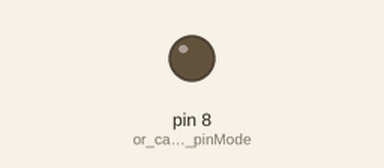
A sketch run on a simulated Arduino Uno, built with avr-gcc and run on an emulated ATmega328P. On the bench: output pins drawn as LEDs (lit = HIGH).

Above: at 1.2 s.
At 8.4 s:
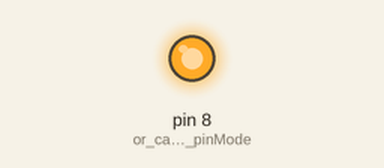
Timing chart, 0 to 8.8 s (numbered marks = the images above):
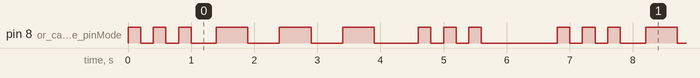

Measured:
- by itself, pin 8 (or_can_be_pinMode): repeats every 6.8 s: 2 × (LOW 0.20 s, HIGH 0.20 s), LOW 0.40 s, 2 × (HIGH 0.50 s, LOW 0.50 s), HIGH 0.50 s, LOW 0.70 s, 2 × (HIGH 0.20 s, LOW 0.20 s), HIGH 0.20 s, LOW 1.2 s, HIGH 0.20 s
- by itself, everything shown: repeats every 6.8 s, in 18 steps

The sketch:

BareMinimumCUSTOM.ino
```cpp
int signalShort = 200;
int signalLong = 500;
int shortDelay = 200;
int longDelay = 1000;

void setup() {
  /* Every program has a void setup that runs once and loop.
   *
   * Maximm space on broad is 32256 bytes
   * Global variables and local vars share dynmaic memory? Total of 2048 bytes
   *
   */


pinMode(8, OUTPUT); // or can be pinMode(LED_BUILTIN, OUTPUT) were LED_BUILTIN == pin 13.
}

void loop() {
  /* put your main code here, to run repeatedly:
   *
   *  NOTES:
   *  delay(ms), which 1000 == 1 second. Allowed data types: unsigned long. !Brings most other activity to a halt!
   *  https://www.arduino.cc/reference/en/language/functions/time/delay/
   *
   */

  //Simplie power to pin code//
  //digitalWrite(8, HIGH);
  //delay(1000);
  //digitalWrite(8, LOW);
  //delay(300);

   pinPowerToLed(8, signalShort);
   pinPowerToLed(8, signalShort);
   pinPowerToLed(8, signalShort);
   delay(shortDelay);
   pinPowerToLed(8, signalLong);
   pinPowerToLed(8, signalLong);
   pinPowerToLed(8, signalLong);
   delay(shortDelay);
   pinPowerToLed(8, signalShort);
   pinPowerToLed(8, signalShort);
   pinPowerToLed(8, signalShort);
   delay(longDelay);

}

/*Wanted to see how a func would looke like.
 *
 * Power a pin via the number of the pin to be
 * powered passed in to the function.
 */
void pinPowerToLed( int pinNum, int fristDelay, int secondDelay  ){

  //pinMode(num, OUTPUT); //Is this a good idea?

  digitalWrite(pinNum, HIGH);
  delay(fristDelay);
  digitalWrite(pinNum, LOW);
  delay(secondDelay);
}

/*Wanted to see how a non-overloaded func would looke like.
 *
 * Power a pin via the number of the pin to be
 * powered passed in to the function.
 */
void pinPowerToLed( int pinNum, int DelayTime ){

  //pinMode(num, OUTPUT); //Is this a good idea?

  digitalWrite(pinNum, HIGH);
  delay(DelayTime);
  digitalWrite(pinNum, LOW);
  delay(DelayTime);
}
```
